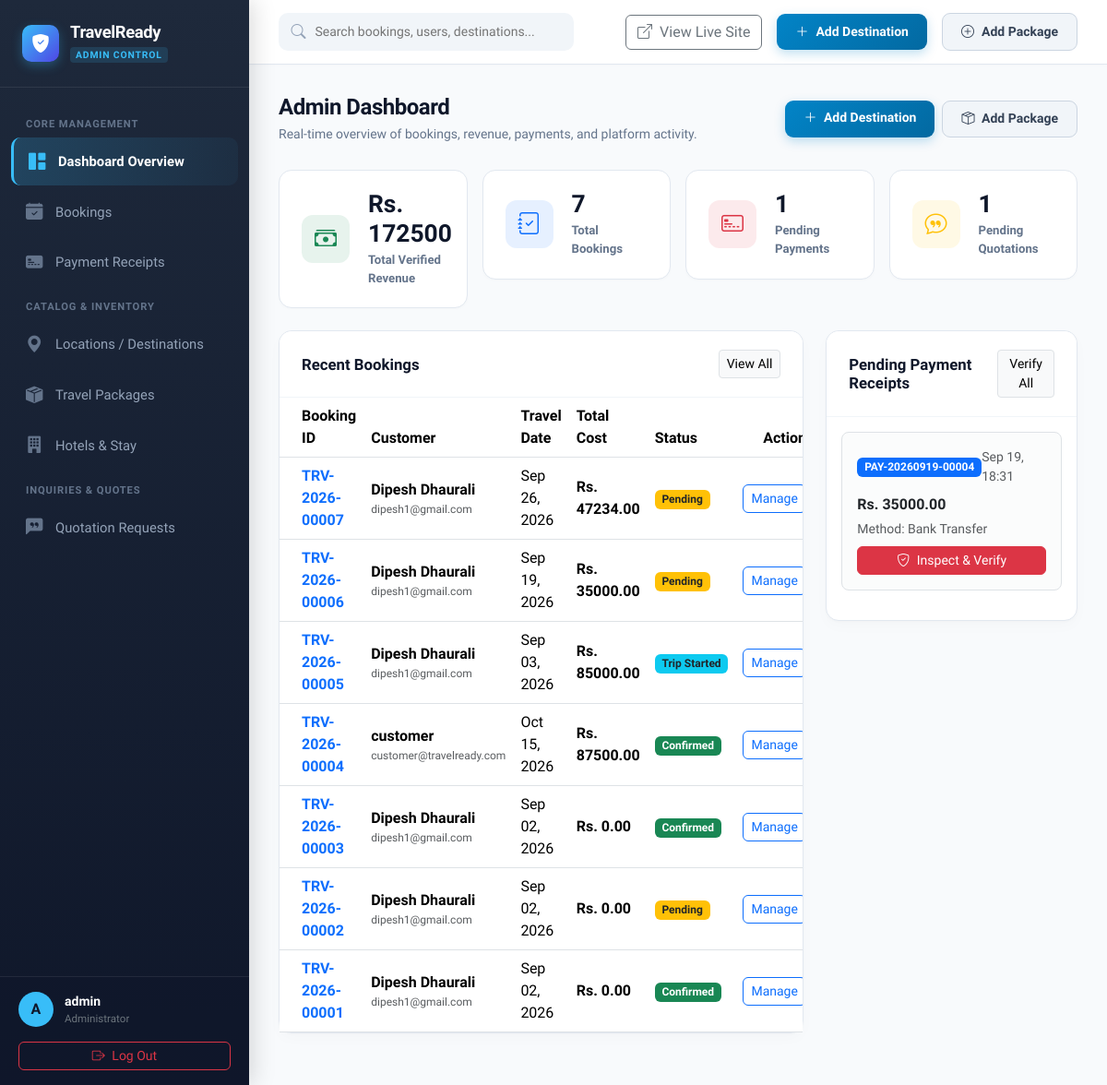
Page /dashboard/admin/ (signed in) on the earlier database version.
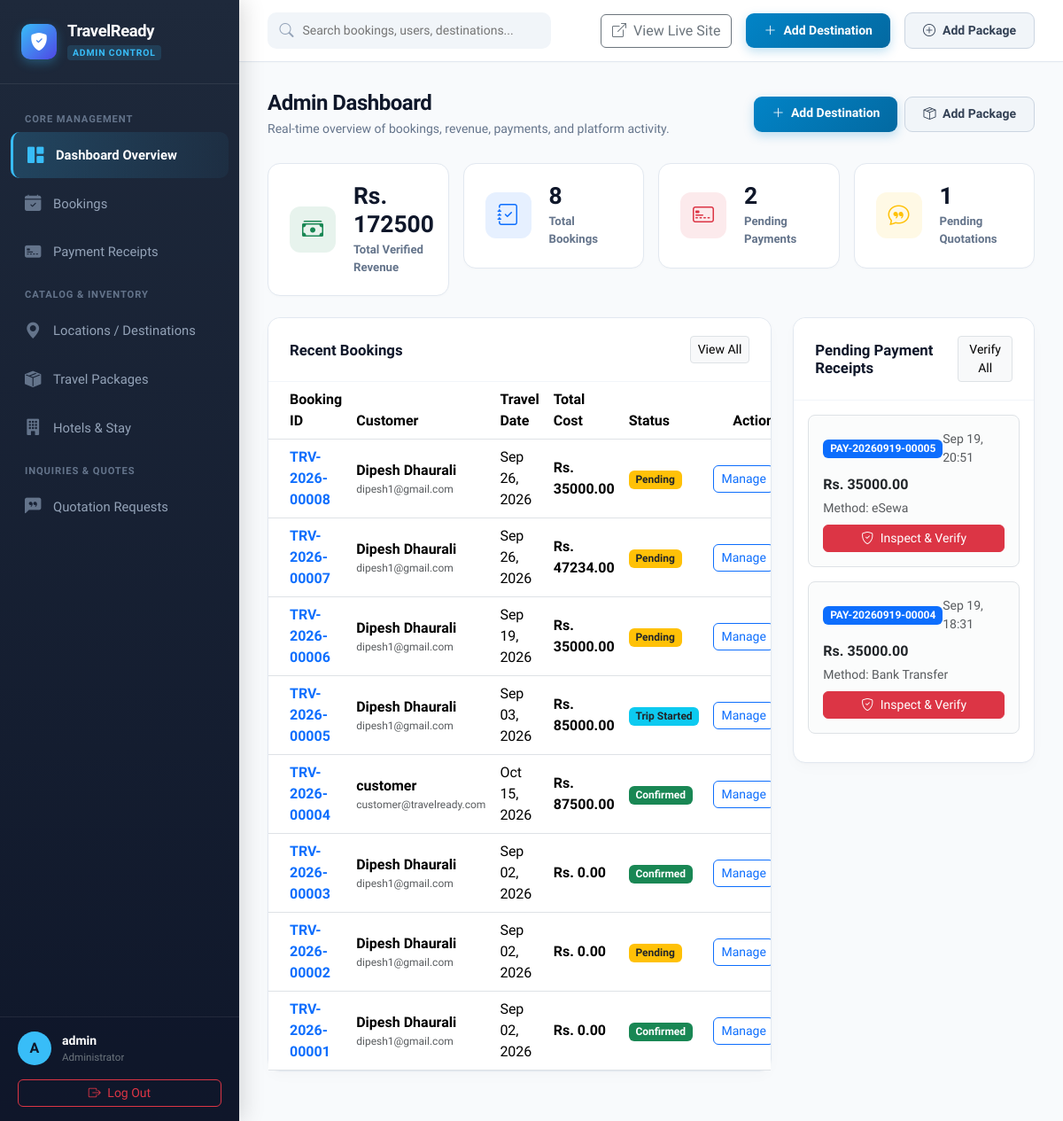
Same page on the later database version.
### apps/bookings/models.py (models this page shows, shortened)
class Booking(models.Model):
    STATUS = [
        ('PENDING', 'Pending Payment'),
        ('CONFIRMED', 'Confirmed'),
        ('TRIP_STARTED', 'Trip Started'),
        ('COMPLETED', 'Completed'),
        ('CANCELLED', 'Cancelled'),
    ]
    PAYMENT_OPTIONS = [
        ('FULL', 'Full Payment'),
        ('PARTIAL_30', '30% Advance'),
    ]
    STATUS_ORDER = {
        'PENDING': 0,
        'CONFIRMED': 1,
        'TRIP_STARTED': 2,
        'COMPLETED': 3,
        'CANCELLED': -1,
    }
    booking_id = models.CharField(max_length=20, unique=True, editable=False)
    user = models.ForeignKey(User, on_delete=models.CASCADE, related_name='bookings')
    package = models.ForeignKey(
        'packages.PredefinedPackage',
        on_delete=models.SET_NULL,
        blank=True,
        null=True,
        related_name='bookings',
    )
    custom_trip = models.ForeignKey(
        'custom_trips.CustomTrip',
        on_delete=models.SET_NULL,
        blank=True,
        null=True,
        related_name='bookings',
    )
    travel_date = models.DateField()
    return_date = models.DateField(blank=True, null=True)
    adults = models.IntegerField(default=1)
    children = models.IntegerField(default=0)
    infants = models.IntegerField(default=0)
    special_requirements = models.TextField(blank=True)
    emergency_contact_name = models.CharField(max_length=100, blank=True)
    emergency_contact_phone = models.CharField(max_length=20, blank=True)
    traveler_names = models.TextField(blank=True, help_text='Comma separated list')
    total_cost = models.DecimalField(max_digits=12, decimal_places=2, default=0)
    amount_paid = models.DecimalField(max_digits=12, decimal_places=2, default=0)
    status = models.CharField(max_length=20, choices=STATUS, default='PENDING')
    payment_option = models.CharField(max_length=15, choices=PAYMENT_OPTIONS, default='FULL')
    payment_verified = models.BooleanField(default=False)
    admin_notes = models.TextField(blank=True)
    created_at = models.DateTimeField(auto_now_add=True)
    updated_at = models.DateTimeField(auto_now=True)

### apps/payments/models.py (models this page shows, shortened)
class Payment(models.Model):
    PAYMENT_OPTION = [
        ('FULL', 'Full Payment'),
        ('PARTIAL_30', '30% Partial'),
    ]
    PAYMENT_METHOD = [
        ('ESEWA', 'eSewa'),
        ('KHALTI', 'Khalti'),
        ('BANK_TRANSFER', 'Bank Transfer'),
    ]
    VERIFICATION_STATUS = [
        ('PENDING', 'Pending Verification'),
        ('APPROVED', 'Approved'),
        ('REJECTED', 'Rejected'),
    ]
    payment_ref = models.CharField(max_length=30, unique=True, editable=False)
    booking = models.ForeignKey(
        'bookings.Booking',
        on_delete=models.SET_NULL,
        related_name='payments',
        blank=True,
        null=True,
    )
    ticket = models.ForeignKey(
        'tickets.StandaloneTicket',
        on_delete=models.SET_NULL,
        related_name='payments',
        blank=True,
        null=True,
    )
    user = models.ForeignKey(User, on_delete=models.CASCADE, related_name='payments')
    amount = models.DecimalField(max_digits=12, decimal_places=2, default=0)
    payment_option = models.CharField(
        max_length=15, choices=PAYMENT_OPTION, default='FULL'
    )
    payment_method = models.CharField(
        max_length=20, choices=PAYMENT_METHOD, default='BANK_TRANSFER'
    )
    transaction_ref = models.CharField(
        max_length=100,
        blank=True,
        help_text='Gateway/Reference ID from payment',
    )
    payment_receipt = models.ImageField(
        upload_to='payments/receipts/',
        blank=True,
        null=True,
        help_text='Upload scanned deposit voucher or screenshot',
    )
    bank_name = models.CharField(max_length=100, blank=True)
    bank_account_number = models.CharField(max_length=50, blank=True)
    depositor_name = models.CharField(max_length=100, blank=True)
    deposit_date = models.DateField(blank=True, null=True)
    verification_status = models.CharField(
        max_length=15, choices=VERIFICATION_STATUS, default='PENDING'
    )
    verified_by = models.ForeignKey(
        User,
        on_delete=models.SET_NULL,
        related_name='verified_payments',
        blank=True,
        null=True,
    )
    verified_at = models.DateTimeField(blank=True, null=True)
    admin_remarks = models.TextField(blank=True)
    created_at = models.DateTimeField(auto_now_add=True)

### apps/accounts/views.py (the view)
@login_required
def admin_dashboard(request):
    if not (request.user.is_staff or request.user.is_superuser):
        messages.error(request, 'You do not have permission to access this page.')
        return redirect('dashboard:dashboard')
    total_revenue = Payment.objects.filter(
        verification_status='APPROVED'
    ).aggregate(total=Sum('amount'))['total'] or 0
    total_bookings = Booking.objects.count()
    pending_bookings = Booking.objects.filter(status='PENDING').count()
    total_users = UserProfile.objects.count()
    pending_payments = Payment.objects.filter(verification_status='PENDING').count()
    pending_quotations = CustomQuotationRequest.objects.filter(status='PENDING').count()
    recent_bookings = Booking.objects.order_by('-created_at')[:10]
    recent_payments = Payment.objects.order_by('-created_at')[:10]
    context = {
        'total_revenue': total_revenue,
        'total_bookings': total_bookings,
        'pending_bookings': pending_bookings,
        'total_users': total_users,
        'pending_payments': pending_payments,
        'pending_quotations': pending_quotations,
        'recent_bookings': recent_bookings,
        'recent_payments': recent_payments,
    }
    return render(request, 'dashboard/admin_dashboard.html', context)

### templates/dashboard/admin_dashboard.html (shortened to what the changed rows need)
{% extends 'dashboard/base_admin.html' %}
{% load static %}
{% block content %}
<div class="page-header">
    <div>
        <h1 class="page-title">Admin Dashboard</h1>
    </div>
</div>
<div class="row g-3 mb-4">
    <div class="col-xl-3 col-sm-6">
        <div class="stat-card">
            <div>
                <div class="stat-value">{{ total_bookings|default:0 }}</div>
                <div class="stat-label">Total Bookings</div>
            </div>
        </div>
    </div>
    <div class="col-xl-3 col-sm-6">
        <div class="stat-card">
            <div>
                <div class="stat-value">{{ pending_payments|default:0 }}</div>
                <div class="stat-label">Pending Payments</div>
            </div>
        </div>
    </div>
</div>
<div class="row g-4">
    <div class="col-lg-8">
        <div class="admin-card">
            <div class="table-responsive">
                <table class="table table-hover align-middle mb-0">
                    <thead class="bg-light">
                        <tr>
                            <th class="ps-4">Booking ID</th>
                            <th>Customer</th>
                            <th>Travel Date</th>
                            <th>Total Cost</th>
                            <th>Status</th>
                            <th class="pe-4 text-end">Action</th>
                        </tr>
                    </thead>
                    <tbody>
                        {% for b in recent_bookings %}
                        <tr>
                            <td class="ps-4 fw-bold text-primary">{{ b.booking_id }}</td>
                            <td>
                                <div class="fw-semibold">{{ b.user.get_full_name|default:b.user.username }}</div>
                                <div class="text-muted extra-small">{{ b.user.email }}</div>
                            </td>
                            <td>{{ b.travel_date|date:"M d, Y" }}</td>
                            <td class="fw-bold">Rs. {{ b.total_cost }}</td>
                            <td>
                                {% if b.status == 'PENDING' %}
                                    <span class="badge bg-warning text-dark">Pending</span>
                                {% elif b.status == 'CONFIRMED' %}
                                    <span class="badge bg-success">Confirmed</span>
                                {% elif b.status == 'CANCELLED' %}
                                    <span class="badge bg-danger">Cancelled</span>
                                {% else %}
                                    <span class="badge bg-info text-dark">{{ b.get_status_display }}</span>
                                {% endif %}
                            </td>
                            <td class="pe-4 text-end">
                                <a href="{% url 'dashboard:admin_booking_detail' b.pk %}" class="btn btn-sm btn-outline-primary rounded-2">
                                    Manage
                                </a>
                            </td>
                        </tr>
                        {% empty %}
                        <tr>
                            <td colspan="6" class="text-center py-4 text-muted">No recent bookings available</td>
                        </tr>
                        {% endfor %}
                    </tbody>
                </table>
            </div>
        </div>
    </div>
    <div class="col-lg-4">
        <div class="admin-card">
            <div class="p-3">
                {% for p in recent_payments %}
                    {% if p.verification_status == 'PENDING' %}
                    <div class="border rounded-3 p-3 mb-3 bg-light bg-opacity-50">
                        <div class="d-flex justify-content-between align-items-center mb-2">
                            <span class="badge bg-primary">{{ p.payment_ref }}</span>
                            <small class="text-muted">{{ p.created_at|date:"M d, H:i" }}</small>
                        </div>
                        <div class="fw-bold text-dark mb-1">Rs. {{ p.amount }}</div>
                        <div class="small text-muted mb-2">Method: {{ p.get_payment_method_display }}</div>
                        <a href="{% url 'dashboard:admin_payment_verify' p.pk %}" class="btn btn-sm btn-danger w-100 rounded-2">
                            <i class="bi bi-shield-check me-1"></i> Inspect & Verify
                        </a>
                    </div>
                    {% endif %}
                {% empty %}
                    <div class="text-center py-4 text-muted">No pending receipts to verify</div>
                {% endfor %}
            </div>
        </div>
    </div>
</div>
{% endblock %}

Differences in the rows shown:
added Booking: booking_id "TRV-2026-00008", user.get_full_name "Dipesh Dhaurali", user.email "dipesh1@gmail.com", travel_date "Sep 26, 2026", total_cost "35000.00", status "Pending"
added Payment: payment_ref "PAY-20260919-00005", created_at "Sep 19, 20:51", amount "35000.00", payment_method "eSewa"
Other differences:
{{ total_bookings|default:0 }}: "7" → "8"
{{ pending_payments|default:0 }}: "1" → "2"
